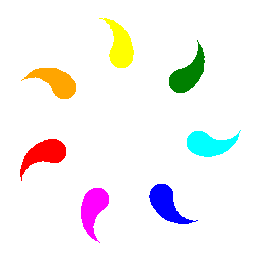

Source code (Python):
"""
   七彩浪花.py
"""
import turtle

cs = ['red','orange','yellow','green',
      'cyan','blue','magenta']

def draw_wave():
    """画一朵浪花"""
    angle = turtle.heading()   # 记住老的方向值
    pos = turtle.position()    # 记住老的坐标值
    turtle.pd()
    for s in range(25):
        turtle.width(s)        # 画笔越来越粗
        turtle.fd(2)           # 前进2个单位
        turtle.right(4)        # 右转4度
    turtle.pu()
    turtle.goto(pos)           # 回到原先坐标 
    turtle.setheading(angle)   # 回到原先方向

turtle.left(90)
turtle.penup()
for i in range(7):
    c = cs[i]
    turtle.color(c)
    draw_wave()
    turtle.fd(100)
    turtle.rt(360/7)

turtle.ht()                   # 隐藏海龟
turtle.done()                 # 事件循环 
